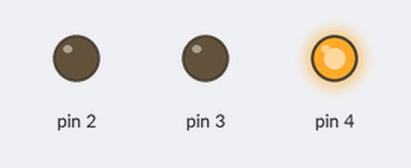
Recording of a sketch running on a simulated Arduino Uno, built with avr-gcc and run on an emulated ATmega328P. On the bench: output pins drawn as LEDs (lit = HIGH).

Above: at 2.0 s.
At 5.0 s:
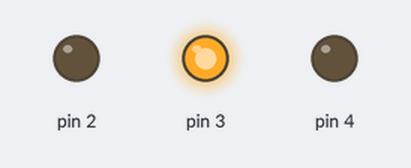
At 8.0 s:
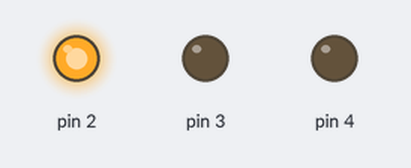
Timing chart, 0 to 13.0 s (numbered marks = the images above):
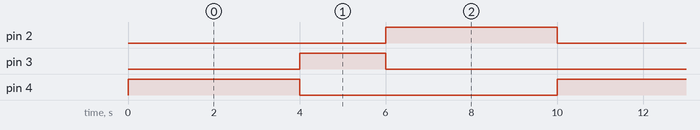

The sketch:

semaforo.ino
```cpp
void setup() {
  // put your setup code here, to run once:
  pinMode(2,OUTPUT);
  pinMode(3,OUTPUT);
  pinMode(4,OUTPUT);
}

void loop() {
  // put your main code here, to run repeatedly:
  digitalWrite(4,HIGH);
  delay(4000);
  digitalWrite(4,LOW);
  digitalWrite(3,HIGH);
  delay(2000);
  digitalWrite(3,LOW);
  digitalWrite(2,HIGH);
  delay(4000);
  digitalWrite(2,LOW);
}
```

Measured:
- by itself, pin 2, pin 4: alternates HIGH for 4.0 s and LOW for 6.0 s
- by itself, pin 3: alternates HIGH for 2.0 s and LOW for 8.0 s
- by itself, everything shown: repeats every 10.0 s, in 4 steps
